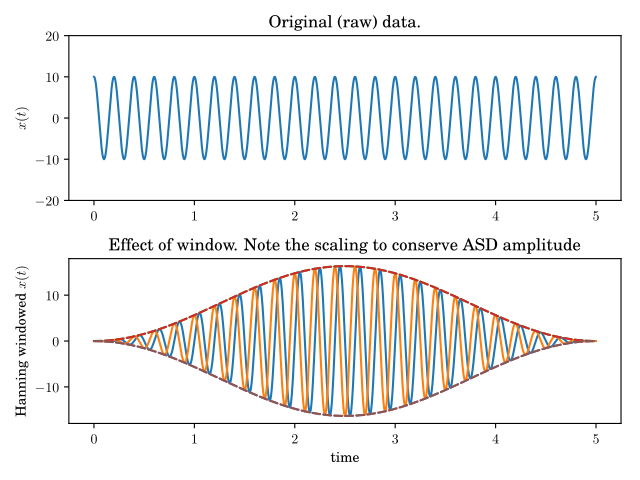

Here is the Python script that generated this plot:
import numpy as np
import vibrationtesting as vt
import matplotlib.pyplot as plt
sample_freq = 1e3
tfinal = 5
fs = 100
A = 10
freq = 5
noise_power = 0.001 * sample_freq / 2
time = np.reshape(np.arange(0, tfinal, 1/sample_freq),(1,-1))
xsin = A*np.sin(2*np.pi*freq*time)
xcos = A*np.cos(2*np.pi*freq*time) # assembling individual records. vstack assembles channels
x=np.dstack((xsin,xcos)) # assembling individual records. vstack
xw=vt.hanning(x)*x
fig, (ax1, ax2) = plt.subplots(2,1)
ax1.plot(time.T,x[:,:,1].T)
# [<matplotlib.lines.Line2D object at ...>]
ax1.set_ylim([-20, 20])
# (-20, 20)
ax1.set_title('Original (raw) data.')
# Text(0.5,1,'Original (raw) data.')
ax1.set_ylabel('$x(t)$')
# Text(0,0.5,'$x(t)$')
ax2.plot(time[0,:],xw[0,:],time[0,:],vt.hanning(x)[0,:]*A,'--',time[0,:],-vt.hanning(x)[0,:]*A,'--')
# [<matplotlib.lines.Line2D object at ...>]
ax2.set_ylabel('Hanning windowed $x(t)$')
# Text(0,0.5,'Hanning windowed $x(t)$')
ax2.set_xlabel('time')
# Text(0.5,0,'time')
ax2.set_title('Effect of window. Note the scaling to conserve ASD amplitude')
# Text(0.5,1,'Effect of window. Note the scaling to conserve ASD amplitude')
fig.tight_layout()
